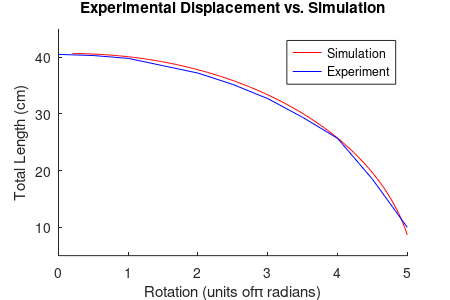
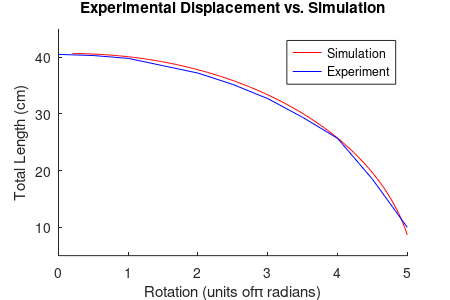

The MATLAB source for these figures, in order: (Note: this script raises an error after producing the figures.)
% displacement_experiment.m
% Copyright 2015 Andrew P. Sabelhaus, Kyle Zampaglione
% This file contains the observed data from the displacement
% experiment with the third prototype (spring steel rails).
% It plots that data against another set from simulation.

clear all; close all; clc;

% Used later, here are the constants for the actuator studied in this test:
% in inches:
L = 16;
r = 1;
% in cm:
L_cm = L * 2.54;
r_cm = r * 2.54;

% This is the data recorded by hand:
% Actuator lengths, in cm:
experimental_lengths = [40.5; 40.3; 39.8; 38.5; 37.2; 35.2; 32.7; ...
                        29.4; 25.7; 18.5; 10];

% Number of rotations for the actuator as turned by hand:
experimental_rotations = [0; 0.25; 0.5; 0.75; 1; 1.25; 1.5; 1.75; ...
                            2; 2.25; 2.5];

% This is the data from the simulation with 17 rungs,
% a width of 2, and 5*pi rotations.
% Units are inches here.
simulation_lengths = [
   16.0000
   15.9995
   15.9983
   15.9966
   15.9942
   15.9912
   15.9875
   15.9833
   15.9784
   15.9729
   15.9667
   15.9599
   15.9525
   15.9445
   15.9358
   15.9265
   15.9166
   15.9060
   15.8948
   15.8830
   15.8705
   15.8574
   15.8436
   15.8292
   15.8142
   15.7985
   15.7821
   15.7651
   15.7475
   15.7292
   15.7102
   15.6906
   15.6703
   15.6493
   15.6277
   15.6054
   15.5825
   15.5588
   15.5345
   15.5095
   15.4838
   15.4574
   15.4303
   15.4026
   15.3741
   15.3449
   15.3150
   15.2844
   15.2531
   15.2211
   15.1883
   15.1548
   15.1206
   15.0856
   15.0499
   15.0134
   14.9762
   14.9382
   14.8995
   14.8600
   14.8196
   14.7786
   14.7367
   14.6940
   14.6505
   14.6062
   14.5611
   14.5151
   14.4683
   14.4207
   14.3722
   14.3228
   14.2726
   14.2215
   14.1695
   14.1166
   14.0628
   14.0080
   13.9524
   13.8958
   13.8382
   13.7797
   13.7202
   13.6597
   13.5982
   13.5357
   13.4721
   13.4075
   13.3419
   13.2752
   13.2073
   13.1384
   13.0683
   12.9971
   12.9247
   12.8512
   12.7764
   12.7004
   12.6231
   12.5446
   12.4648
   12.3836
   12.3011
   12.2173
   12.1320
   12.0453
   11.9571
   11.8675
   11.7763
   11.6835
   11.5891
   11.4931
   11.3954
   11.2960
   11.1948
   11.0917
   10.9868
   10.8800
   10.7711
   10.6603
   10.5473
   10.4321
   10.3147
   10.1949
   10.0727
    9.9480
    9.8208
    9.6908
    9.5580
    9.4222
    9.2834
    9.1414
    8.9961
    8.8472
    8.6947
    8.5382
    8.3776
    8.2127
    8.0431
    7.8686
    7.6889
    7.5035
    7.3121
    7.1141
    6.9090
    6.6961
    6.4747
    6.2438
    6.0024
    5.7492
    5.4824
    5.2000
    4.8994
    4.5769
    4.2275
    3.8438
    3.4145];

% The recorded number of rotations from simulation:

simulation_rotations = [
        0.1000
    0.1154
    0.1308
    0.1462
    0.1615
    0.1769
    0.1923
    0.2077
    0.2231
    0.2385
    0.2538
    0.2692
    0.2846
    0.3000
    0.3154
    0.3308
    0.3462
    0.3615
    0.3769
    0.3923
    0.4077
    0.4231
    0.4385
    0.4538
    0.4692
    0.4846
    0.5000
    0.5154
    0.5308
    0.5462
    0.5615
    0.5769
    0.5923
    0.6077
    0.6231
    0.6385
    0.6538
    0.6692
    0.6846
    0.7000
    0.7154
    0.7308
    0.7462
    0.7615
    0.7769
    0.7923
    0.8077
    0.8231
    0.8385
    0.8538
    0.8692
    0.8846
    0.9000
    0.9154
    0.9308
    0.9462
    0.9615
    0.9769
    0.9923
    1.0077
    1.0231
    1.0385
    1.0538
    1.0692
    1.0846
    1.1000
    1.1154
    1.1308
    1.1462
    1.1615
    1.1769
    1.1923
    1.2077
    1.2231
    1.2385
    1.2538
    1.2692
    1.2846
    1.3000
    1.3154
    1.3308
    1.3462
    1.3615
    1.3769
    1.3923
    1.4077
    1.4231
    1.4385
    1.4538
    1.4692
    1.4846
    1.5000
    1.5154
    1.5308
    1.5462
    1.5615
    1.5769
    1.5923
    1.6077
    1.6231
    1.6385
    1.6538
    1.6692
    1.6846
    1.7000
    1.7154
    1.7308
    1.7462
    1.7615
    1.7769
    1.7923
    1.8077
    1.8231
    1.8385
    1.8538
    1.8692
    1.8846
    1.9000
    1.9154
    1.9308
    1.9462
    1.9615
    1.9769
    1.9923
    2.0077
    2.0231
    2.0385
    2.0538
    2.0692
    2.0846
    2.1000
    2.1154
    2.1308
    2.1462
    2.1615
    2.1769
    2.1923
    2.2077
    2.2231
    2.2385
    2.2538
    2.2692
    2.2846
    2.3000
    2.3154
    2.3308
    2.3462
    2.3615
    2.3769
    2.3923
    2.4077
    2.4231
    2.4385
    2.4538
    2.4692
    2.4846
    2.5000];

% Convert the simulation length data from inches to cm:
simulation_lengths_cm = 2.54 * simulation_lengths;

% Plot these two curves.
% Create the figure window and size it appropriately
FigureHandle = figure;
hold on
%set(gca,'FontSize',11);
set(FigureHandle,'Position',[100,100,450,300]);
set(FigureHandle,'PaperPosition',[1,1,4.5,3]);

% 2016-04-29 Changed x-axis units from rotations to radians.
simulation_rotations = simulation_rotations .* 2;
experimental_rotations = experimental_rotations .* 2;

% Create the plots themselves
plot(simulation_rotations, simulation_lengths_cm, 'r');
plot(experimental_rotations, experimental_lengths, 'b');

% Add the legend, labels, and adjust the axes
title('Experimental Displacement vs. Simulation')
%xlabel('Number of Rotations (1 rotation = 360 degrees)')
xlabel('Rotation (units of\pi radians)')
ylabel('Total Length (cm)')
legend('Simulation','Experiment')
ylim([5, 45]);

% Save images
% Create the filenames for both images
save_path_base = '../img/displacement_experiment';
save_fullpath_fig = strcat(save_path_base, '.fig');
save_fullpath_eps = strcat(save_path_base, '.eps');

% Uncomment the lines below to save.
savefig(save_fullpath_fig);
print(save_fullpath_eps,'-depsc')

% For error calculations, first calculate the simulated lengths at the
% same rotations as the experiment.
% There are this many experimental datapoints:
num_datapoints = size(experimental_rotations,1);

% thus:
simulation_lengths_forerrorcalc = zeros( num_datapoints, 1);

% Loop through all the experimental rotation values and store the 
% simulated lengths at those values
for i = 1: num_datapoints
    % The length of the actuator at a certain rotation will be the
    % following. NOTE that we correct for a different in notation here.
    % The displacement experiment used 1 rotation = 360 degrees, not 180.
    % So, each 0.25 rotation is 90 degrees.
    sim_length_current = helix_length(L_cm, r_cm, 2*experimental_rotations(i));
    simulation_lengths_forerrorcalc(i) = sim_length_current;
end

% Note: these errors are for the case where the simulation is performed
% in centimeters, instead of performed in centimeters then converted
% into inches. So, the errors are slightly different than what might be
% expected through other calculations.

% Calculate the RMSE, in centimeters:
residuals = simulation_lengths_forerrorcalc - experimental_lengths;
sum_squared_error = sum( residuals.^2);
rmse = sqrt( sum_squared_error/num_datapoints);

% from current tests, this rmse = 0.7385, shortened to .74 by sigfigs.


%% The following section was an investigation into the nature of the curves that were observed. It was not reported, since it is still preliminary work.
% Fit these curves to a power law, which was chosen by inspection:
% Power law is of the form: f(x) = a*x^b + c, and is performed
% using the matlab 'fit' function with 'power2' fitttype.

% First, we need to condition the experimental data ever so slightly:
% the fit funciton chokes on the initial point of 0 rotations. All values 
% must be positive.
%experimental_rotations(1) = 1e-4;

% Fit both curves:
%fit_simulation = fit(simulaton_rotations, simulation_lengths_cm,'power2');
%fit_experimental = fit(experimental_rotations, experimtnal_lengths,'power2');



